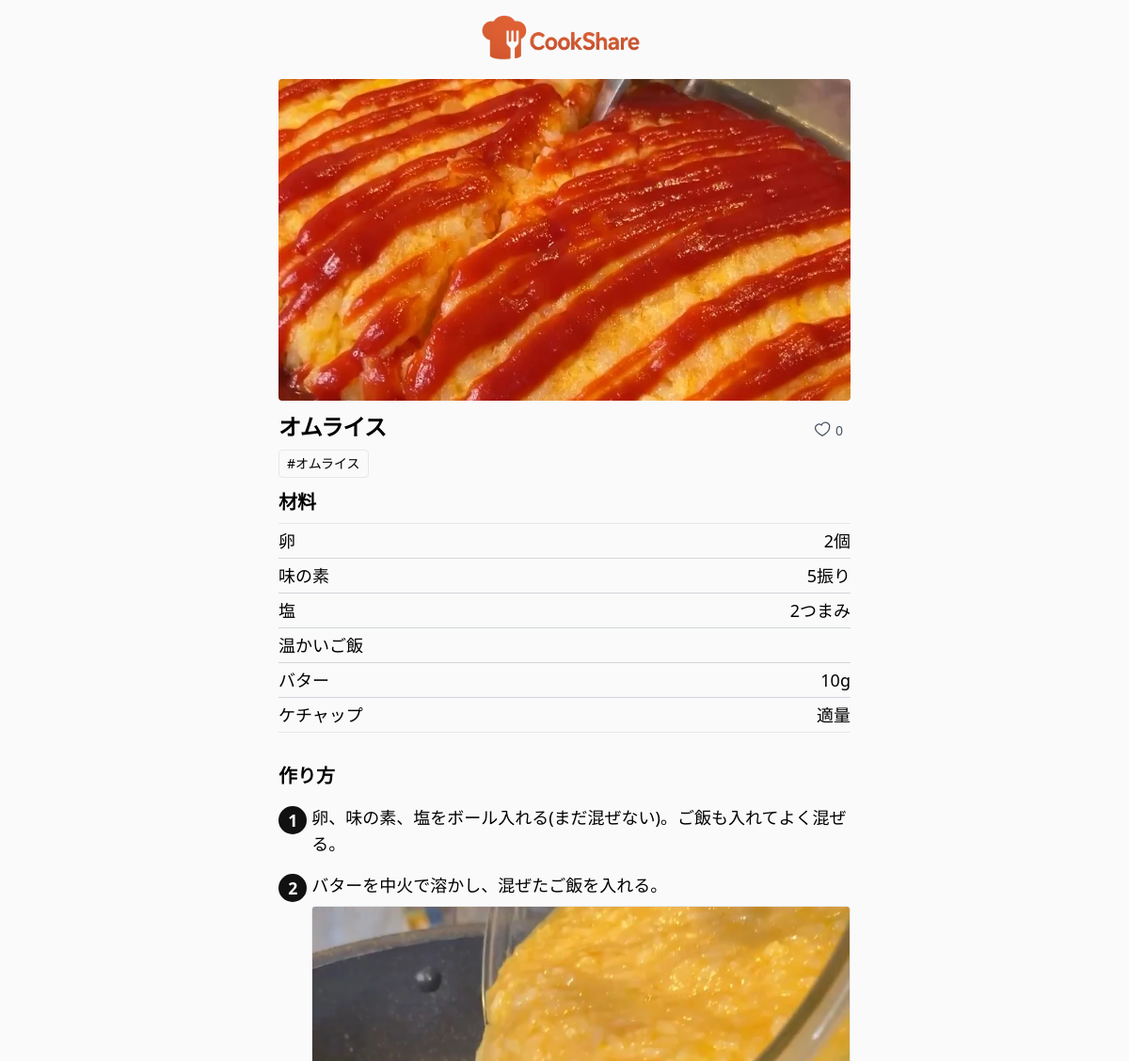
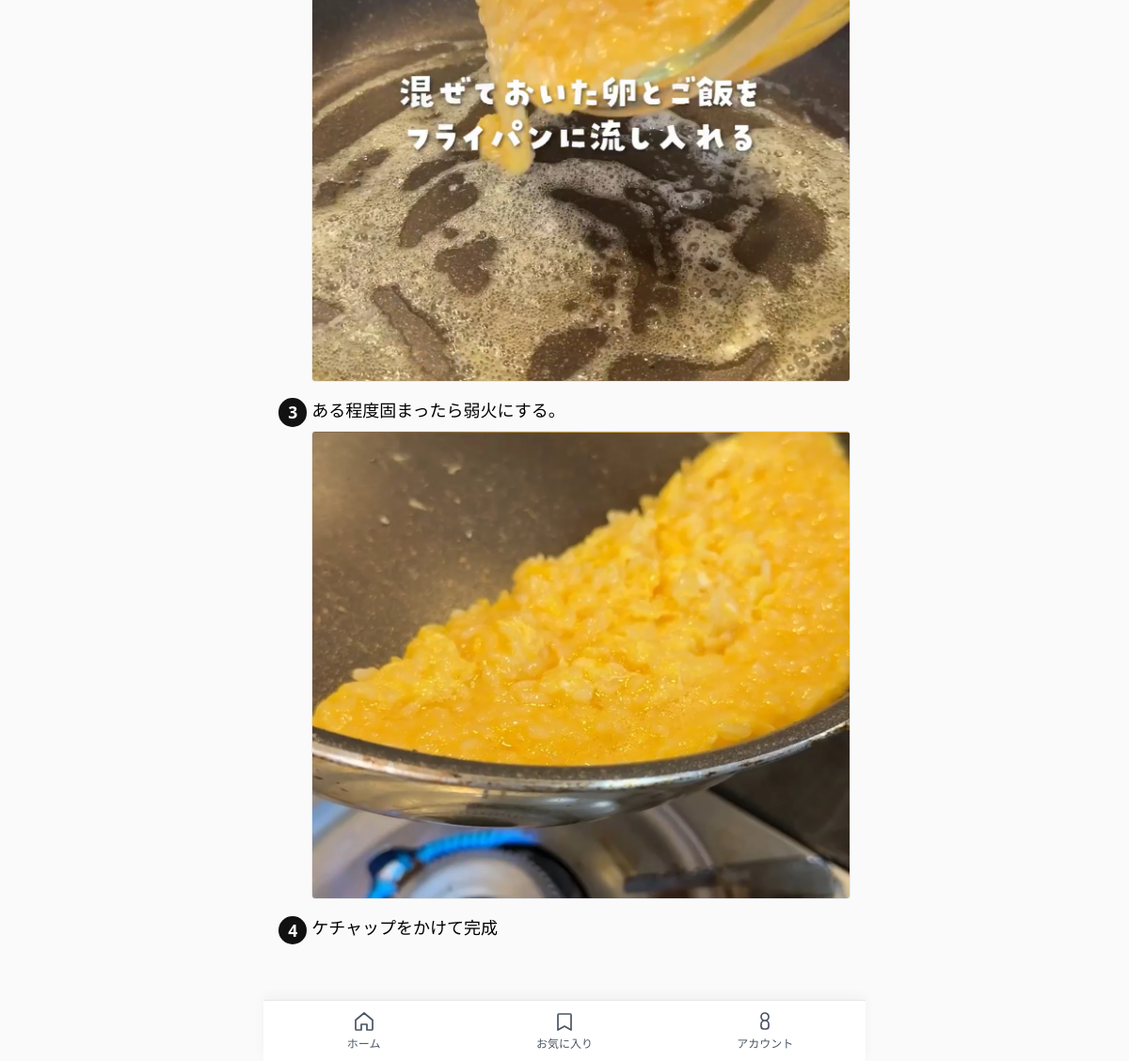
The page /recipes/3 on the database its author committed (2 pictures, top to bottom).
### app/main.py (models this page shows)
class Recipe(SQLModel, table=True):
    __table_args__ = {"sqlite_autoincrement": True}
    id: Optional[int] = Field(default=None, primary_key=True)
    title: str
    description: str = ""
    main_image: Optional[str] = None
    author_id: Optional[int] = Field(foreign_key="user.id", default=None)
    view_count: int = Field(default=0)

class Tag(SQLModel, table=True):
    id: Optional[int] = Field(default=None, primary_key=True)
    name: str  # 重複はアプリ側で防止

class Ingredient(SQLModel, table=True):
    id: Optional[int] = Field(default=None, primary_key=True)
    recipe_id: int = Field(foreign_key="recipe.id")
    name: str
    amount: Optional[str] = None
    unit: Optional[str] = None
    order_no: int = 0

class Step(SQLModel, table=True):
    id: Optional[int] = Field(default=None, primary_key=True)
    recipe_id: int = Field(foreign_key="recipe.id")
    body: str
    order_no: int = 0
    image_path: Optional[str] = None

### app/main.py (the view)
@app.get("/recipes/{rid}", response_class=HTMLResponse)
def recipe_detail(request: Request, rid: int):
    _ensure_csrf(request)
    current_user = get_current_user(request)
    with Session(engine) as s:
        r = s.get(Recipe, rid)
        if not r:
            return HTMLResponse("Not found", status_code=404)
        r.view_count = (r.view_count or 0) + 1
        s.add(r)
        s.commit()
        s.refresh(r)
        ings = s.exec(select(Ingredient).where(Ingredient.recipe_id == rid).order_by(Ingredient.order_no)).all()
        steps = s.exec(select(Step).where(Step.recipe_id == rid).order_by(Step.order_no)).all()
        tags = s.exec(select(Tag).join(RecipeTag, RecipeTag.tag_id == Tag.id).where(RecipeTag.recipe_id == rid)).all()
        fav_count = _fav_count(s, rid)
        is_fav = (current_user is not None) and _is_favorited(s, current_user.id, rid)
    return templates.TemplateResponse("recipe_detail.html", {
        "request": request, "recipe": r, "ingredients": ings, "steps": steps, "tags": tags,
        "current_user": current_user, "fav_count": fav_count, "is_fav": is_fav
    })

### app/templates/recipe_detail.html (shortened to what this page needs)
{% extends "base.html" %}
{% block content %}
  {% if recipe.main_image %}
    {% set path = recipe.main_image %}
    {% if path.endswith('+') %}
      {% set path = path[:-1] %}
    {% endif %}
    <div class="aspect-video w-full overflow-hidden rounded mb-3">
      {% if path.endswith('.webp') %}
        <img src="{{ path }}" class="w-full h-full object-cover" alt="{{ recipe.title }}">
      {% else %}
        <picture>
          <source srcset="{{ path }}.webp" type="image/webp">
          <img src="{{ path }}" class="w-full h-full object-cover" alt="{{ recipe.title }}">
        </picture>
      {% endif %}
    </div>
  {% endif %}
  <div class="flex items-center justify-between">
  <h1 class="text-2xl font-bold tracking-tight mb-2">{{ recipe.title }}</h1>
  <div class="flex items-center gap-2">
    {% if current_user %}
      <form method="post" action="/recipes/{{ recipe.id }}/{% if is_fav %}unfavorite{% else %}favorite{% endif %}">
        <input type="hidden" name="csrf_token" value="{{ request.session.get('csrf_token') }}">
        <button class="flex items-center gap-1 px-2 py-1 rounded border hover:bg-gray-50"
                aria-label="{% if is_fav %}お気に入りを外す{% else %}お気に入りに追加{% endif %}">
          {% if is_fav %}
            <svg xmlns="http://www.w3.org/2000/svg" class="w-6 h-6 text-red-500"
     viewBox="0 0 24 24" fill="currentColor">
              <path d="M12 21s-6-4.35-9-8.28C-0.5 7.5 2.5 3 6.75 3A5.75 5.75 0 0 1 12 7.25 5.75 5.75 0 0 1 17.25 3C21.5 3 24.5 7.5 21 12.72 18 16.65 12 21 12 21z"/>
            </svg>
          {% else %}
            <svg xmlns="http://www.w3.org/2000/svg" class="w-6 h-6 text-gray-500"
     viewBox="0 0 24 24" fill="none" stroke="currentColor" stroke-width="2">
              <path d="M12 21s-6-4.35-9-8.28C-0.5 7.5 2.5 3 6.75 3A5.75 5.75 0 0 1 12 7.25 5.75 5.75 0 0 1 17.25 3C21.5 3 24.5 7.5 21 12.72 18 16.65 12 21 12 21z"/>
            </svg>
          {% endif %}
          <span class="text-sm">{{ fav_count }}</span>
        </button>
      </form>
    {% else %}
      <div class="flex items-center gap-1 px-2 py-1 text-gray-600">
        <svg xmlns="http://www.w3.org/2000/svg" class="h-5 w-5" fill="none" viewBox="0 0 24 24" stroke="currentColor" stroke-width="1.6">
          <path stroke-linecap="round" stroke-linejoin="round"
                d="M21 8.25c0 3.5-4.5 7.25-9 10-4.5-2.75-9-6.5-9-10a4.75 4.75 0 0 1 8-3.4A4.75 4.75 0 0 1 21 8.25z"/>
        </svg>
        <span class="text-sm">{{ fav_count }}</span>
      </div>
    {% endif %}
  </div>
</div>
  {% if tags and tags|length > 0 %}
    <div class="mb-3 flex flex-wrap gap-2">
      {% for t in tags %}
        <a href="/?tag={{ t.name }}" class="px-2 py-1 text-sm border rounded hover:bg-gray-50">#{{ t.name }}</a>
      {% endfor %}
    </div>
  {% endif %}
  {% if ingredients and ingredients|length > 0 %}
    <h2 class="text-xl font-bold mb-2">材料</h2>
    <div class="divide-y divide-gray-300 border-t border-b text-lg mb-8">
      {% for ing in ingredients %}
        <div class="flex justify-between py-1">
          <span>{{ ing.name }}</span>
          <span>{{ ing.amount or '' }} {{ ing.unit or '' }}</span>
        </div>
      {% endfor %}
    </div>
  {% endif %}
 {% if steps and steps|length > 0 %}
  <h2 class="text-xl font-bold mt-6 mb-2">作り方</h2>
  <ol class="steps">
    {% for st in steps %}
      <li>
        {% if st.body %}
          <div class="whitespace-pre-wrap text-lg">{{ st.body }}</div>
        {% endif %}
        {% if st.image_path %}
          <div class="mt-2">
            <img src="{{ st.image_path }}"
                 alt="手順画像 {{ loop.index }}"
                 loading="lazy"
                 class="rounded border max-w-full">
          </div>
        {% endif %}
      </li>
    {% endfor %}
  </ol>
{% endif %}
{% endblock %}

### app/static/global.css (style rules this page uses)
.steps li { counter-increment: step; margin: 1rem 0; font-size: 1.1rem; position: relative; padding-left: 2.2rem; }
.steps li::before { content: counter(step); position: absolute; left: 0; top: 0.1rem; width: 1.9rem; height: 1.9rem; border-radius: 50%; background: #111; color: #fff; display: flex; align-items: center; justify-content: center; font-weight: 700; }
.steps li img { margin-top: .5rem; max-width: 100%; height: auto; display: block; }

### app/templates/base.html (style rules this page uses)
.pb-safe { padding-bottom: calc(env(safe-area-inset-bottom, 0px) + 64px); }
html,body { max-width:100%;overflow-x:hidden }
*,*::before,*::after { box-sizing:border-box }
img,video { max-width:100%;height:auto;display:block }

### rows shown on the page
Recipe: title "オムライス"
Tag: name "オムライス"
Ingredient: name "卵", amount "2個"
Ingredient: name "味の素", amount "5振り"
Ingredient: name "塩", amount "2つまみ"
Ingredient: name "温かいご飯"
Ingredient: name "バター", amount "10g"
Ingredient: name "ケチャップ", amount "適量"
Step: body "卵、味の素、塩をボール入れる(まだ混ぜない)。ご飯も入れてよく混ぜる。"
Step: body "バターを中火で溶かし、混ぜたご飯を入れる。", image_path (picture)
Step: body "ある程度固まったら弱火にする。", image_path (picture)
Step: body "ケチャップをかけて完成"

### other values the page prints
{{ fav_count }} "0"
